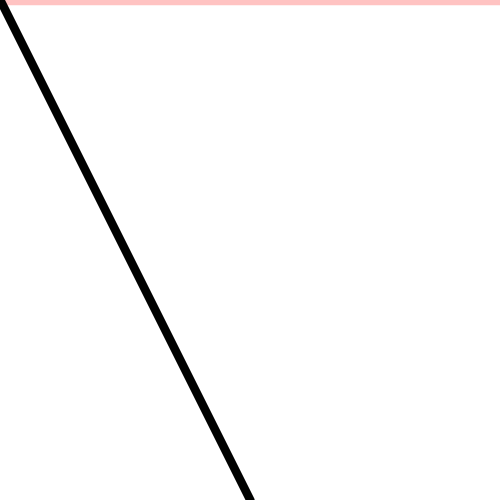
Frame 1 (no input)
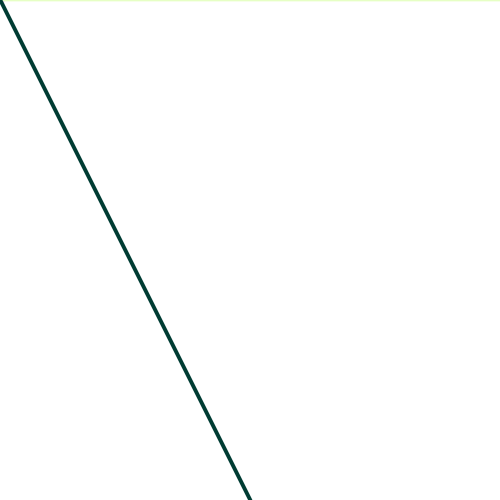
Frame 60 (the mouse pressed at the canvas centre just before this capture)
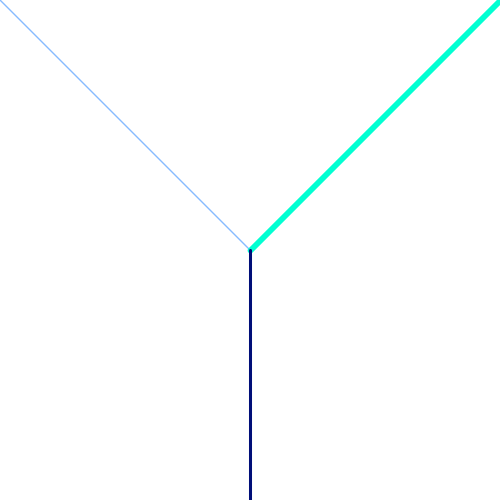
Frame 120 (the mouse held since frame 60 and released just before this capture)

The Processing sketch that drew these frames (run headless with seeded random() and noise(); from frame 60 on, the mouse is pressed at the canvas centre):

// Processing sketch: processing_186454
// ── processing_186454.pde

int x=0;
int s=1;

void setup(){
size(500,500);
colorMode(HSB);
}
void draw () {
background(255);
x=x+s;
strokeWeight(random(10));
stroke(random(255),x,255);
line(0,0,mouseX,mouseY);
strokeWeight(random(10));
stroke(x,random(255),255);
line(width,0,mouseX,mouseY);
strokeWeight(random(10));
stroke(random(255),255,x);
line(width/2,height,mouseX,mouseY);
if (x>255||x==0){
s=s*-1;
}
}
